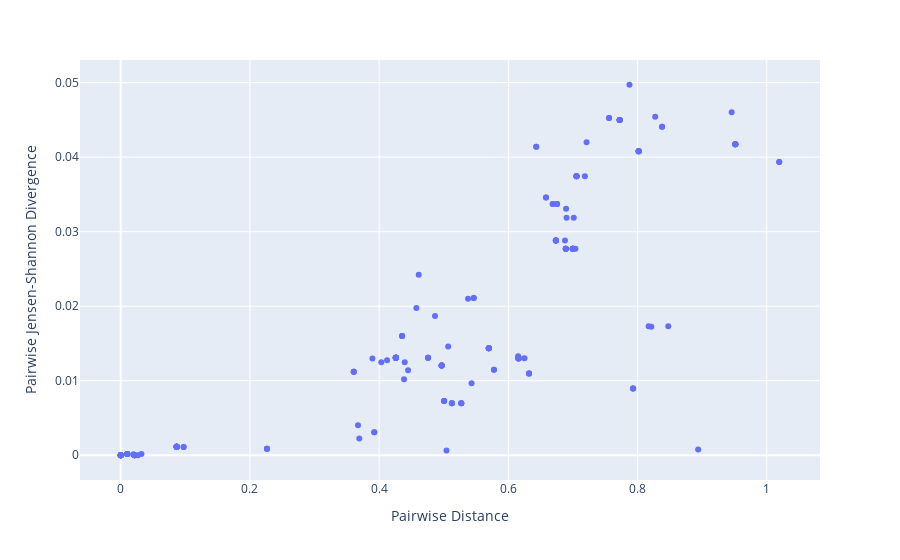

Notebook cell for this chart:
### Code cell
import plotly.express as px
fig = px.scatter(x=pairwise_distance_values, y=pairwise_jsd_values, labels={
                 'x': 'Pairwise Distance',
                 'y': 'Pairwise Jensen-Shannon Divergence'
             })
fig.show()

### Figure 1 — Plotly figure (JSON) as saved in the notebook; plotly's stock layout.template omitted (floating-point values rounded to 4 significant figures; data arrays with more than 128 entries replaced by an {"elided": "..."} marker saying what was removed)
{"data": [{"hovertemplate": "Pairwise Distance=%{x}<br>Pairwise Jensen-Shannon Divergence=%{y}<extra></extra>", "legendgroup": "", "marker": {"color": "#636efa", "symbol": "circle"}, "mode": "markers", "name": "", "orientation": "v", "showlegend": false, "type": "scatter", "x": {"elided": "190 float values"}, "xaxis": "x", "y": {"elided": "190 float values"}, "yaxis": "y"}], "layout": {"legend": {"tracegroupgap": 0}, "margin": {"t": 60}, "xaxis": {"anchor": "y", "domain": [0, 1], "title": {"text": "Pairwise Distance"}}, "yaxis": {"anchor": "x", "domain": [0, 1], "title": {"text": "Pairwise Jensen-Shannon Divergence"}}}}
